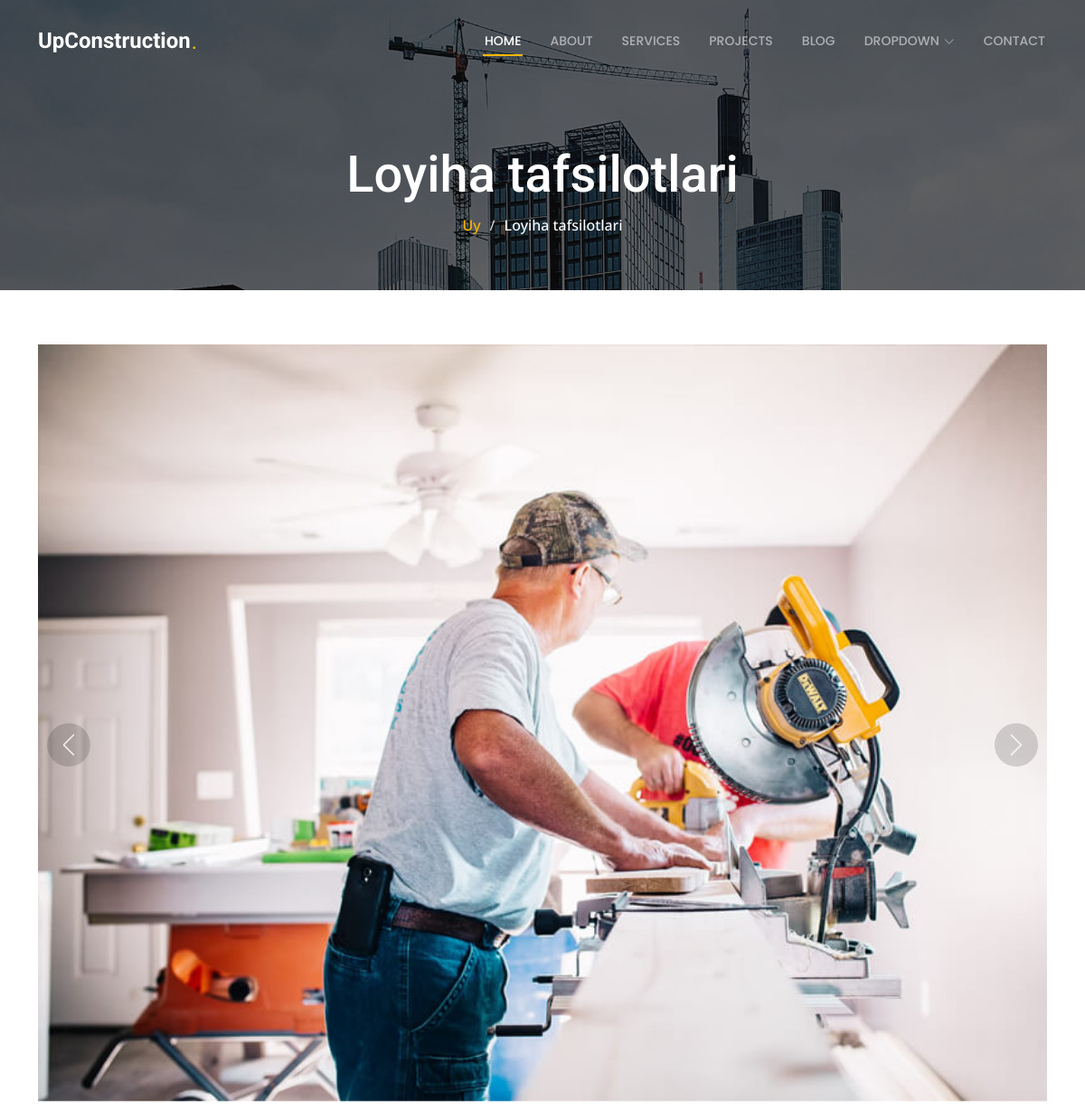
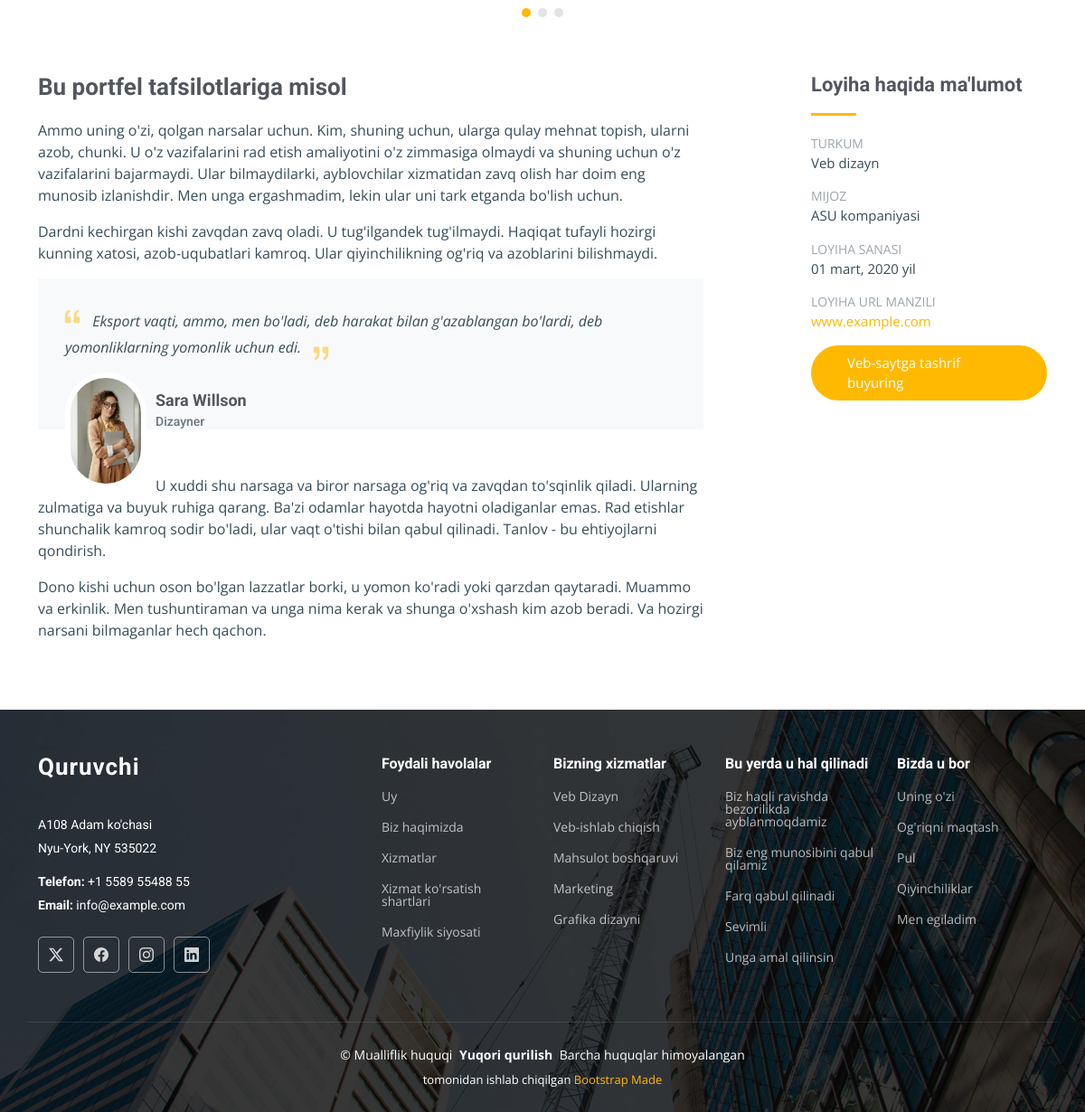
The app's page /project-details/ with its own data (2 pictures, top to bottom).
### main/models.py (models this page shows, shortened)
class Rasm(models.Model):
    rasm = models.ImageField(upload_to='media/')

class This(models.Model):
    nomi = models.CharField(max_length=90)
    text = models.TextField()
    text1 = models.TextField()
    text2 = models.TextField()
    rasm = models.ImageField(upload_to='media/')
    ism = models.CharField(max_length=90)
    ish = models.CharField(max_length=90)
    text3 = models.TextField()
    text4 = models.TextField()

class Project(models.Model):
    nomi = models.CharField(max_length=90)
    nomi1 = models.CharField(max_length=90)
    ish = models.CharField(max_length=90)
    nomi2 = models.CharField(max_length=90)
    ish1 = models.CharField(max_length=90)
    nomi3 = models.CharField(max_length=90)
    ish2 = models.CharField(max_length=90)
    nomi4 = models.CharField(max_length=90)
    ish3 = models.CharField(max_length=90)
    tugma = models.CharField(max_length=90)

### main/views.py (the view)
# urls.py: path('project-details/',Projectdetails),
def Projectdetails(request):
    context={
        'rasm':Rasm.objects.all(),
        'this':This.objects.first(),
        'project':Project.objects.first(),
    }
    return render(request, 'project-details.html',context)

### templates/project-details.html (shortened to what this page needs)
{% extends "base.html"%}
{% load static %}
{% block content %}
  <main class="main">
    <div class="page-title dark-background" style="background-image: url(assets/img/page-title-bg.jpg);">
      <div class="container position-relative">
        <h1>Loyiha tafsilotlari</h1>
        <nav class="breadcrumbs">
          <ol>
            <li><a href="index.html">Uy</a></li>
            <li class="current">Loyiha tafsilotlari</li>
          </ol>
        </nav>
      </div>
    </div>
    <section id="project-details" class="project-details section">
      <div class="container" data-aos="fade-up">
        <div class="portfolio-details-slider swiper init-swiper">
          <div class="swiper-wrapper align-items-center">
            {% for i in rasm %}
            <div class="swiper-slide">
              <img src="{{i.rasm.url}}" alt="">
            </div>
            {% endfor %}
          </div>
          <div class="swiper-button-prev"></div>
          <div class="swiper-button-next"></div>
          <div class="swiper-pagination"></div>
        </div>
        <div class="row justify-content-between gy-4 mt-4">
          <div class="col-lg-8" data-aos="fade-up">
            <div class="portfolio-description">
              <h2>{{this.nomi}}</h2>
              <p>
                {{this.text}}
              </p>
              <p>
                {{this.text1}}
              </p>
              <div class="testimonial-item">
                <p>
                  <i class="bi bi-quote quote-icon-left"></i>
                  <span>{{this.text2}}</span>
                  <i class="bi bi-quote quote-icon-right"></i>
                </p>
                <div>
                  <img src="{{this.rasm.url}}" class="testimonial-img" alt="">
                  <h3>{{this.ism}}</h3>
                  <h4>{{this.ish}}</h4>
                </div>
              </div>
              <p>
                {{this.text3}}
              </p>
              <p>
                {{this.text4}}
              </p>
            </div>
          </div>
          <div class="col-lg-3" data-aos="fade-up" data-aos-delay="100">
            <div class="portfolio-info">
              <h3>{{project.nomi}}</h3>
              <ul>
                <li><strong>{{project.nomi1}}</strong>{{project.ish}}</li>
                <li><strong>{{project.nomi2}}</strong>{{project.ish1}}</li>
                <li><strong>{{project.nomi3}}</strong>{{project.ish2}}</li>
                <li><strong>{{project.nomi4}}</strong> <a href="#">{{project.ish3}}</a></li>
                <li><a href="#" class="btn-visit align-self-start">{{project.tugma}}</a></li>
              </ul>
            </div>
          </div>
        </div>
      </div>
    </section>
  </main>
{% endblock content%}

### records on screen
Rasm: rasm (picture)
This: nomi "Bu portfel tafsilotlariga misol", text "Ammo uning o'zi, qolgan narsalar uchun. Kim, shuning uchun, ularga qulay mehnat topish, ularni azob, chunki. U o'z vazifalarini rad etish amaliyotini o'z zimmasiga olmaydi va shuning uchun o'z vazifalarini bajarmaydi. Ular bilmaydilarki, ayblovchilar xizmatidan zavq olish har doim eng munosib izlanishdir. Men unga ergashmadim, lekin ular uni tark etganda bo'lish uchun.", text1 "Dardni kechirgan kishi zavqdan zavq oladi. U tug'ilgandek tug'ilmaydi. Haqiqat tufayli hozirgi kunning xatosi, azob-uqubatlari kamroq. Ular qiyinchilikning og'riq va azoblarini bilishmaydi.", text2 "Eksport vaqti, ammo, men bo'ladi, deb harakat bilan g'azablangan bo'lardi, deb yomonliklarning yomonlik uchun edi.", rasm (picture), ism "Sara Willson", ish "Dizayner", text3 "U xuddi shu narsaga va biror narsaga og'riq va zavqdan to'sqinlik qiladi. Ularning zulmatiga va buyuk ruhiga qarang. Ba'zi odamlar hayotda hayotni oladiganlar emas. Rad etishlar shunchalik kamroq sodir bo'ladi, ular vaqt o'tishi bilan qabul qilinadi. Tanlov - bu ehtiyojlarni qondirish.", text4 "Dono kishi uchun oson bo'lgan lazzatlar borki, u yomon ko'radi yoki qarzdan qaytaradi. Muammo va erkinlik. Men tushuntiraman va unga nima kerak va shunga o'xshash kim azob beradi. Va hozirgi narsani bilmaganlar hech qachon."
Project: nomi "Loyiha haqida ma'lumot", nomi1 "TURKUM", ish "Veb dizayn", nomi2 "MIJOZ", ish1 "ASU kompaniyasi", nomi3 "LOYIHA SANASI", ish2 "01 mart, 2020 yil", nomi4 "LOYIHA URL MANZILI", ish3 "www.example.com", tugma "Veb-saytga tashrif buyuring"
